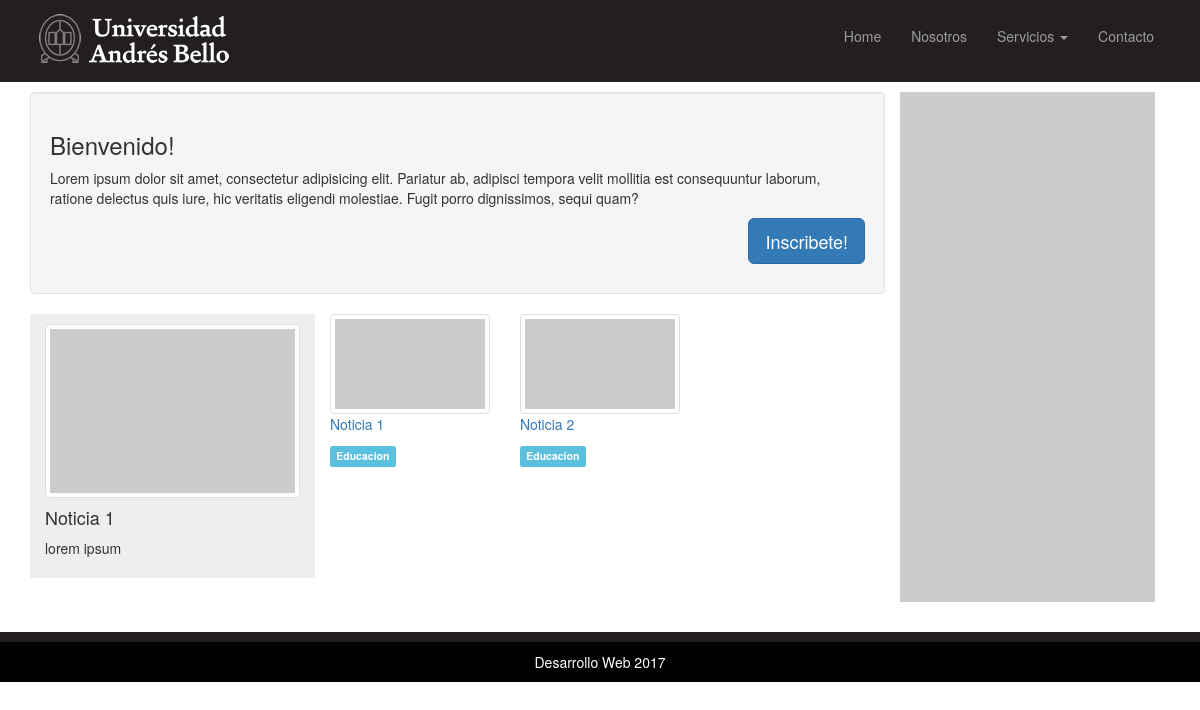
/, run on an earlier commit of the app's database.
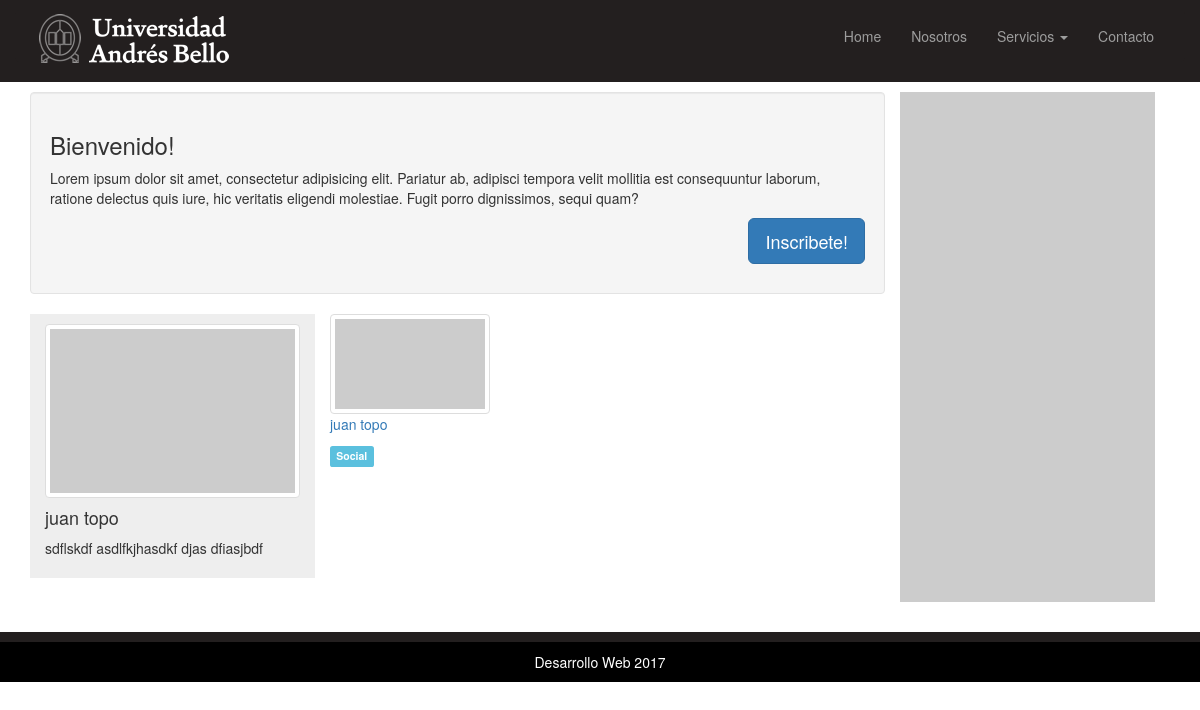
And on a later commit of the database.
### noticias/models.py (models this page shows, shortened)
class Noticia(models.Model):
    DESTACADO_CHOICES =((1,"Si"),(2,"No"))
    name = models.CharField(max_length=144)
    description = models.TextField()
    category = models.ForeignKey(Category)
    created = models.DateTimeField(auto_now_add=True)
    modified = models.DateTimeField(auto_now=True)
    imagen = models.ImageField( upload_to = 'static/images')
    destacado_choices = models.PositiveIntegerField(max_length=1, choices=DESTACADO_CHOICES)

class Category(models.Model):
    name = models.CharField(max_length=144)

### noticias/views.py (the view)
# urls.py: url(r'^$', views.index, name='index'),
def index(request):
    data = {}
    data['object_list'] = Noticia.objects.all().order_by('destacado_choices', 'created')
    return render(request,'index.html',data)

### templates/index.html
{% extends 'base.html' %}
{% block content %}
  <section>
    <div class="container">
      <div class="col-lg-9 col-sm-12">
        <div class="well row">
          <h3>Bienvenido!</h3>
          <p>Lorem ipsum dolor sit amet, consectetur adipisicing elit. Pariatur ab, adipisci tempora velit mollitia est consequuntur laborum, ratione delectus quis iure, hic veritatis eligendi molestiae. Fugit porro dignissimos, sequi quam?</p>
          <p class="text-right"><button class="btn btn-primary btn-lg">Inscribete!</button></p>
        </div>
        <div class="row">
          <div class="col-lg-4 aside">
            <div class="row">
              <div class="col-sm-4 col-lg-12">
                <img src="http://placehold.it/300x200" alt="" class="img-thumbnail">
              </div>
              <div class="col-sm-8 col-lg-12">
                <h4>{{object_list.0.name}}</h4>
                <p class="text-justify">{{object_list.0.description}}</p>
              </div>
            </div>
          </div>
          <div class="col-lg-8">
            <div class="row">
              {% for movie in object_list %}
              <div class="col-xs-6 col-sm-4">
                <img src="http://placehold.it/500x300" alt="" class="img-responsive img-thumbnail">
                <p><a href="{% url 'noticia_detalle' movie.pk %}" >{{movie.name}}</a></p>
                <p><span class="label label-info">{{movie.category.name}}</span></p>
              </div>
              {% endfor %}
            </div>
          </div>
        </div>
      </div>
      <div class="col-lg-3 visible-lg">
        <img src="http://placehold.it/400x800" alt="" class="img-responsive">
      </div>
    </div>
  </section>
{% endblock %}

### templates/base.html (shortened to what this page needs)
{% load static %}
<!DOCTYPE html>
<html lang="en">
  <head>
    <link href="{% static 'css/bootstrap.min.css' %}" rel="stylesheet">
    <link rel="stylesheet" href="{% static 'css/style.css' %}">
  </head>
  <body>
  <header>
    <div class="container">
      <div class="row">
        <nav class="navbar navbar-inverse navbar-cutom-menu">
          <div class="container-fluid">
            <div class="navbar-header">
              <a href="index.html" class="navbar-brand brand">
                <img src="{% static 'images/logo_3.png' %}" alt="Logo UNAB" >
              </a>
            </div>
            <div class="collapse navbar-collapse" id="bs-example-navbar-collapse-1">
              <ul class="nav navbar-nav navbar-right">
                <li><a href="#">Home</a></li>
                <li><a href="#">Nosotros</a></li>
                <li class="dropdown">
                  <a href="#" class="dropdown-toggle" data-toggle="dropdown" role="button" aria-haspopup="true" aria-expanded="false">Servicios <span class="caret"></span></a>
                <li><a href="#">Contacto</a></li>
                </li>
              </ul>
            </div>
          </div>
        </nav>
      </div>
    </div>
  </header>
  {% block content %}
  {% endblock %}
<footer>
    <div class="container">
      <div class="col-md-12">
        <p class="text-center">Desarrollo Web 2017</p>
      </div>
    </div>
  </footer>
  </body>
</html>

### static/css/style.css (style rules this page uses)
header { background: #231f1f; // padding-bottom: 10px; padding-top: 10px; margin-bottom: 10px; }
header .navbar-cutom-menu { background-color: #231f1f; border-color: #231f1f; }
header .navbar-brand.brand { padding: 0 15px; }
.aside { background: #EEE; padding-top: 10px; padding-bottom: 10px; margin-bottom: 20px; }
footer { border-top: 10px solid #231f1f; background: #000; margin-top: 30px; }
footer p { color: #FFF; line-height: 40px; height: 30px; }

What changed in the data, as far as the page shows it:
removed Noticia: name "Noticia 1", description "lorem ipsum", category.name "Educacion"
removed Noticia: name "Noticia 2", category.name "Educacion"
added Noticia: name "juan topo", description "sdflskdf asdlfkjhasdkf djas dfiasjbdf", category.name "Social"
